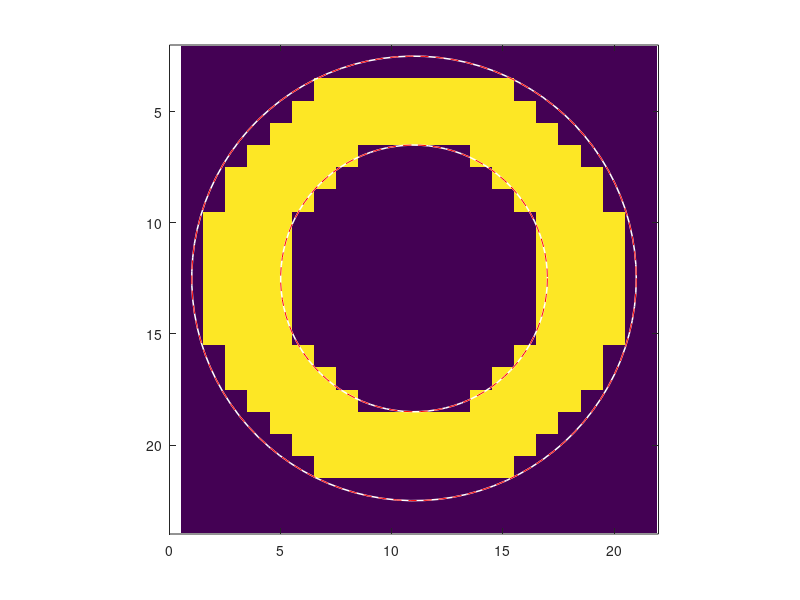

This figure's MATLAB source: (Note: this script raises an error after producing the figure.)
warning('off')
clc;
clear all;

%% filter
%load the matrixs befor ranning this code
%crate filter for the plasmons scattering
fil=zeros(26,26);
for l=1:26
    for m=1:26
        if (l-12.5)^2 +(m-11)^2 > 6^2 && (l-12.5)^2 +(m-11)^2 < 9.5^2
            fil(l,m)=1;
        end
    end
end
figure();
imagesc(fil);
hold on
axis equal
xlim([0,22])
viscircles([11 12.5],6,"LineStyle","--","Color","r","LineWidth",0.1);
viscircles([11 12.5],10,"LineStyle","--","Color","r","LineWidth",0.1);
ylim([2,24])

%%        
% relevent pixels from JPD for the video
pixel_mat_x = [17, 18, 19, 20, 20, 20, 20, 20, 20, 20, 21, 20, 19, 18, 17, 17, 16, 15, 14, 13, 12, 10, 9, 8, 7, 6, 4, 3, 4, 5, 6, 6, 6, 6, 6, 7, 8, 9, 10, 11, 11, 12, 13, 13, 14, 13,17];
pixel_mat_y = [19, 17, 16, 15, 14, 13, 12, 11, 10, 9, 10, 8, 6, 5, 4, 5, 4, 4, 3, 3, 3, 3, 3, 4, 4, 6, 9, 9, 10, 11, 12, 14, 15, 16, 17, 15, 17, 18, 18, 20, 18, 18, 18, 19, 20, 20,19];
num_of_pixels = length(pixel_mat_y);

sum_mat = zeros(26, 26);

for n=1:num_of_pixels
    
    x_coord = pixel_mat_x(n);
    y_coord = pixel_mat_y(n);
    % chose linear or circuler matrix from JPD
    y_original=reshape(cor_matS_C_linear(x_coord,y_coord,:,:), 26, 26); % linear 
%     y_original=reshape(cor_matS_C_circular(x_coord,y_coord,:,:), 26, 26); %circular
    y = y_original;
    
    % zero out pixels near the origin
    for i=-2:1:5
        for j=-2:1:5
            y(x_coord+i, y_coord+j) = 1;

        end
    end

    z=real(log(y));
    t=sign(y);
            
    % zero out mask with negative entries
    for i=1:26

        for j=1:26
                    
            if sign(t(i, j)) < 0
                t(i, j) = 0;
            end
        end
    end


    sum_mat = sum_mat + z.*t.*fil;
    file_name = sprintf('%d.tif', n);
    full_file_path = fullfile('C:\Users\amkam\OneDrive\שולחן העבודה\מדידות\linear', file_name); 
    
    imagesc(sum_mat)
    axis equal
    xlim([0,22])
    ylim([2,24])
    colorbar()
    colormap('hot')
    caxis([0,5])
    hold all
    plot(pixel_mat_y(n),pixel_mat_x(n), '-p','MarkerFaceColor','green', 'MarkerSize',15);
    viscircles([11 12.5],6,"LineStyle","--","Color","r","LineWidth",0.1);
    viscircles([11 12.5],10,"LineStyle","--","Color","r","LineWidth",0.1);
    % Write the matrix to a TIFF image
    saveas(gcf, full_file_path, 'tif');

end


% Make sure pictures names are only numbers, and that their numbered at the right order!
video = VideoWriter('video_name1.mp4','MPEG-4');  %format
num_pics=num_of_pixels; %number of pictures
video.FrameRate=4; %variable - play with it until it looks good
open(video);
for s=1:num_pics
    file_name = strcat('C:\Users\amkam\OneDrive\שולחן העבודה\מדידות\linear\', sprintf('%d.tif', s)); %change the location to save
    I = imread(file_name);
    writeVideo(video,I); 
end
close(video); 





